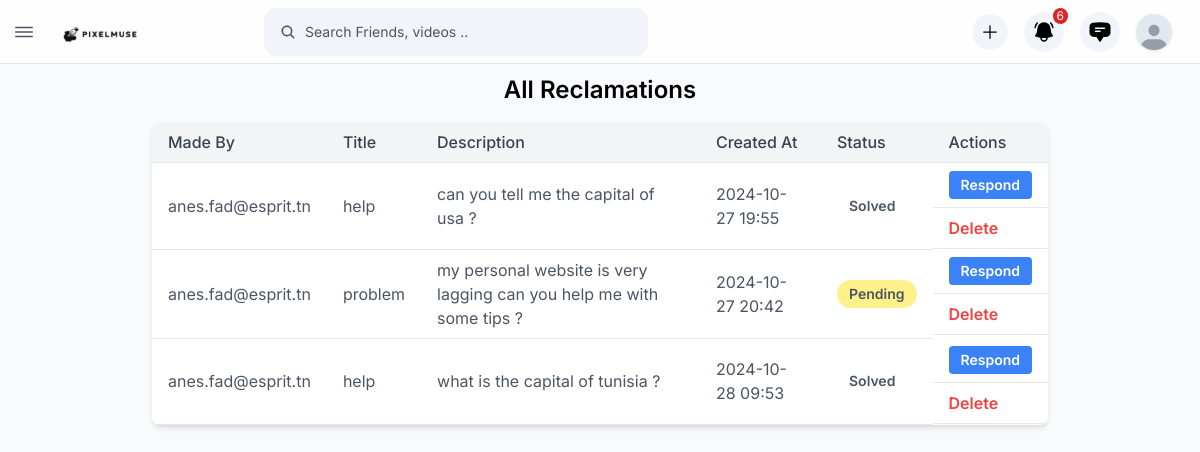
The page /reclamations/ on the database as committed earlier.
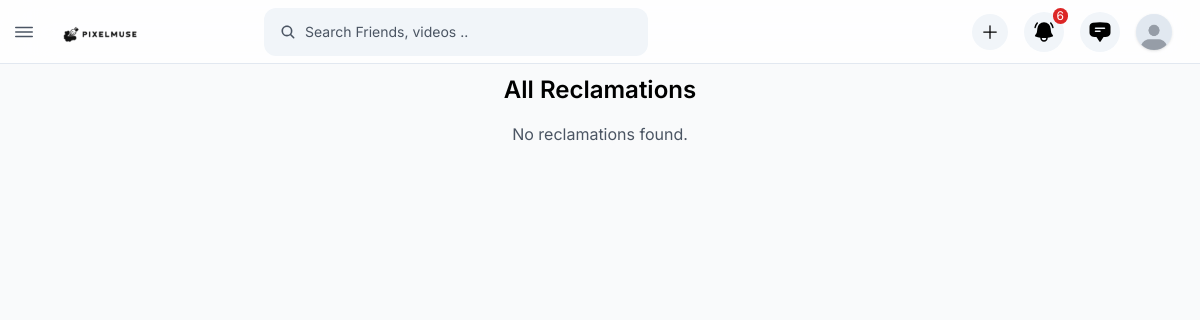
The same page on the database as committed later.
### reclamations/models.py (models this page shows, shortened)
class Reclamation(models.Model):
    author = models.ForeignKey(settings.AUTH_USER_MODEL, on_delete=models.CASCADE, default=1)
    title = models.CharField(max_length=255)
    description = models.TextField()
    created_at = models.DateTimeField(auto_now_add=True)
    status = models.CharField(max_length=50, choices=[
        ('pending', 'Pending'),
        ('solved', 'Solved'),
        ('not_accepted', 'Not Accepted'),
    ], default='pending')

### users/models.py (models this page shows, shortened)
class User(AbstractBaseUser, PermissionsMixin):
    email = models.EmailField(unique=True)
    fullname = models.CharField(max_length=255)
    phone = models.CharField(max_length=20, blank=True, null=True)
    birthday = models.DateField(blank=True, null=True)
    address = models.TextField(blank=True, null=True)
    role = models.CharField(max_length=10, choices=[('admin', 'Admin'), ('user', 'User'),('support','Support')])
    is_active = models.BooleanField(default=True)
    is_staff = models.BooleanField(default=False)
    user_photo = models.ImageField(upload_to='user_photos/', blank=True, null=True)
    objects = UserManager()
    USERNAME_FIELD = 'email'
    REQUIRED_FIELDS = ['fullname']

### reclamations/views.py (the view)
# urls.py: path('', views.reclamation_list, name='reclamation_list'),
def reclamation_list(request):
    reclamations = Reclamation.objects.all()
    return render(request, 'reclamations/support_index.html', {'reclamations': reclamations})

### reclamations/templates/reclamations/support_index.html
{% extends "base.html" %}
{% load static %}
{% block content %}
<main id="site__main" class="2xl:ml-[--w-side] xl:ml-[--w-side-sm] p-2.5 h-[calc(100vh-var(--m-top))] mt-[--m-top] flex items-center justify-center flex-col">
    <h2 class="text-2xl font-semibold mb-4">All Reclamations</h2>
    {% if reclamations %}
        <table class="table-auto border-collapse w-full max-w-4xl bg-white shadow-md rounded-lg overflow-hidden">
            <thead class="bg-gray-100">
                <tr>
                    <th class="px-4 py-2 border-b text-left font-medium text-gray-700">Made By</th>
                    <th class="px-4 py-2 border-b text-left font-medium text-gray-700">Title</th>
                    <th class="px-4 py-2 border-b text-left font-medium text-gray-700">Description</th>
                    <th class="px-4 py-2 border-b text-left font-medium text-gray-700">Created At</th>
                    <th class="px-4 py-2 border-b text-left font-medium text-gray-700">Status</th>
                    <th class="px-4 py-2 border-b text-left font-medium text-gray-700">Actions</th>
                </tr>
            </thead>
            <tbody>
                {% for reclamation in reclamations %}
                    <tr class="hover:bg-gray-50">
                        <td class="px-4 py-2 border-b">{{ reclamation.author.email }}</td>
                        <td class="px-4 py-2 border-b">{{ reclamation.title }}</td>
                        <td class="px-4 py-2 border-b">{{ reclamation.description }}</td>
                        <td class="px-4 py-2 border-b">{{ reclamation.created_at|date:"Y-m-d H:i" }}</td>
                        <td class="px-4 py-2 border-b">
                            {% if reclamation.status == "pending" %}
                                <span class="inline-block px-3 py-1 text-sm font-semibold text-yellow-800 bg-yellow-200 rounded-full">Pending</span>
                            {% elif reclamation.status == "solved" %}
                                <span class="inline-block px-3 py-1 text-sm font-semibold text-green-800 bg-green-900 rounded-full">Solved</span>
                            {% elif reclamation.status == "not accepted" %}
                                <span class="inline-block px-3 py-1 text-sm font-semibold text-red-800 bg-red-200 rounded-full">Not Accepted</span>
                            {% else %}
                                <span class="inline-block px-3 py-1 text-sm font-semibold text-gray-800 bg-gray-200 rounded-full">Unknown</span>
                            {% endif %}
                        </td>
                        <td class="px-4 py-2 border-b flex flex-col space-y-2">
                            <a href="{% url 'respond_reclamation' reclamation.id %}" class="inline-block px-3 py-1 text-sm font-semibold text-white bg-blue-500 rounded hover:bg-blue-600">Respond</a>
                        </td>
                        <td class="px-4 py-2 border-b flex flex-col space-y-2">
                            <a href="{% url 'delete_reclamation' reclamation.id %}" class="text-red-500 hover:text-red-700 font-semibold">Delete</a>
                        </td>
                    </tr>
                {% endfor %}
            </tbody>
        </table>
    {% else %}
        <p class="text-gray-600">No reclamations found.</p>
    {% endif %}
</main>
{% endblock %}

### templates/base.html (shortened to what this page needs)
{% load static %}
<!DOCTYPE html>
<html lang="en">
<head>
    <link rel="stylesheet" href="{% static "css/tailwind.css" %}">
    <link rel="stylesheet" href="{% static "css/style.css" %}">
</head>
<body>
    <div id="wrapper">
        <header class="z-[100] h-[--m-top] fixed top-0 left-0 w-full flex items-center bg-white/80 sky-50 backdrop-blur-xl border-b border-slate-200 dark:bg-dark2 dark:border-slate-800">
            <div class="flex items-center w-full xl:px-6 px-2 max-lg:gap-10">
                <div class="2xl:w-[--w-side] lg:w-[--w-side-sm]">
                    <div class="flex items-center gap-1">
                        <button uk-toggle="target: #site__sidebar ; cls :!-translate-x-0"
                                class="flex items-center justify-center w-8 h-8 text-xl rounded-full hover:bg-gray-100 xl:hidden dark:hover:bg-slate-600 group">
                                <ion-icon name="menu-outline" class="text-2xl group-aria-expanded:hidden"></ion-icon>
                        </button>
                        <div id="logo">
                            <a href="feed.html">
                                <img src="{% static "images/logo.png" %}" alt="" class="w-28 md:block hidden dark:!hidden">
                            </a>
                        </div>
                    </div>
                </div>
                <div class="flex-1 relative">
                    <div class="max-w-[1220px] mx-auto flex items-center">
                        <div id="search--box" class="xl:w-[680px] sm:w-96 sm:relative rounded-xl overflow-hidden z-20 bg-secondery max-md:hidden w-screen left-0 max-sm:fixed max-sm:top-2 dark:!bg-white/5">
                            <ion-icon name="search" class="absolute left-4 top-1/2 -translate-y-1/2"></ion-icon>
                            <input type="text" placeholder="Search Friends, videos .." class="w-full !pl-10 !font-normal !bg-transparent h-12 !text-sm">
                        </div>
                        <div class="flex items-center sm:gap-4 gap-2 absolute right-5 top-1/2 -translate-y-1/2 text-black">
                            <button type="button" class="sm:p-2 p-1 rounded-full relative sm:bg-secondery dark:text-white">
                                <svg xmlns="http://www.w3.org/2000/svg" fill="none" viewBox="0 0 24 24" stroke-width="1.5" stroke="currentColor" class="w-5 h-5 max-sm:hidden">
                                    <path stroke-linecap="round" stroke-linejoin="round" d="M12 4.5v15m7.5-7.5h-15"></path>
                                  </svg>
                            </button>
                            <button type="button" class="sm:p-2 p-1 rounded-full relative sm:bg-secondery dark:text-white" uk-tooltip="title: Notification; pos: bottom; offset:6">
                                <div class="absolute top-0 right-0 -m-1 bg-red-600 text-white text-xs px-1 rounded-full">6</div>
                            </button>
                            <button type="button" class="sm:p-2 p-1 rounded-full relative sm:bg-secondery dark:text-white" uk-tooltip="title: Messages; pos: bottom; offset:6">
                            </button>
                            <div  class="rounded-full relative bg-secondery cursor-pointer shrink-0">
                                <img id="img" src="{% if request.session.userphoto %}{{ request.session.userphoto }}{% else %}{% static 'images/avatars/avatar-2.jpg' %}{% endif %}" class="sm:w-9 sm:h-9 w-7 h-7 rounded-full shadow shrink-0" />
                            </div>
                        </div>
                    </div>
                </div>
            </div>
        </header>
{% block content %}
{% endblock %}
</body>
</html>

Rows that differ between the two databases and show on the page:
removed Reclamation: author.email "anes.fad@esprit.tn", title "help", description "can you tell me the capital of usa ?", created_at "2024-10-27 19:55", status "Solved"
removed Reclamation: author.email "anes.fad@esprit.tn", title "problem", description "my personal website is very lagging can you help me with some tips ?", created_at "2024-10-27 20:42", status "Pending"
removed Reclamation: author.email "anes.fad@esprit.tn", title "help", description "what is the capital of tunisia ?", created_at "2024-10-28 09:53", status "Solved"
Other text that changed with them:
text no longer shown: "Made By Title Description Created At Status Actions"
text now shown: "No reclamations found."
